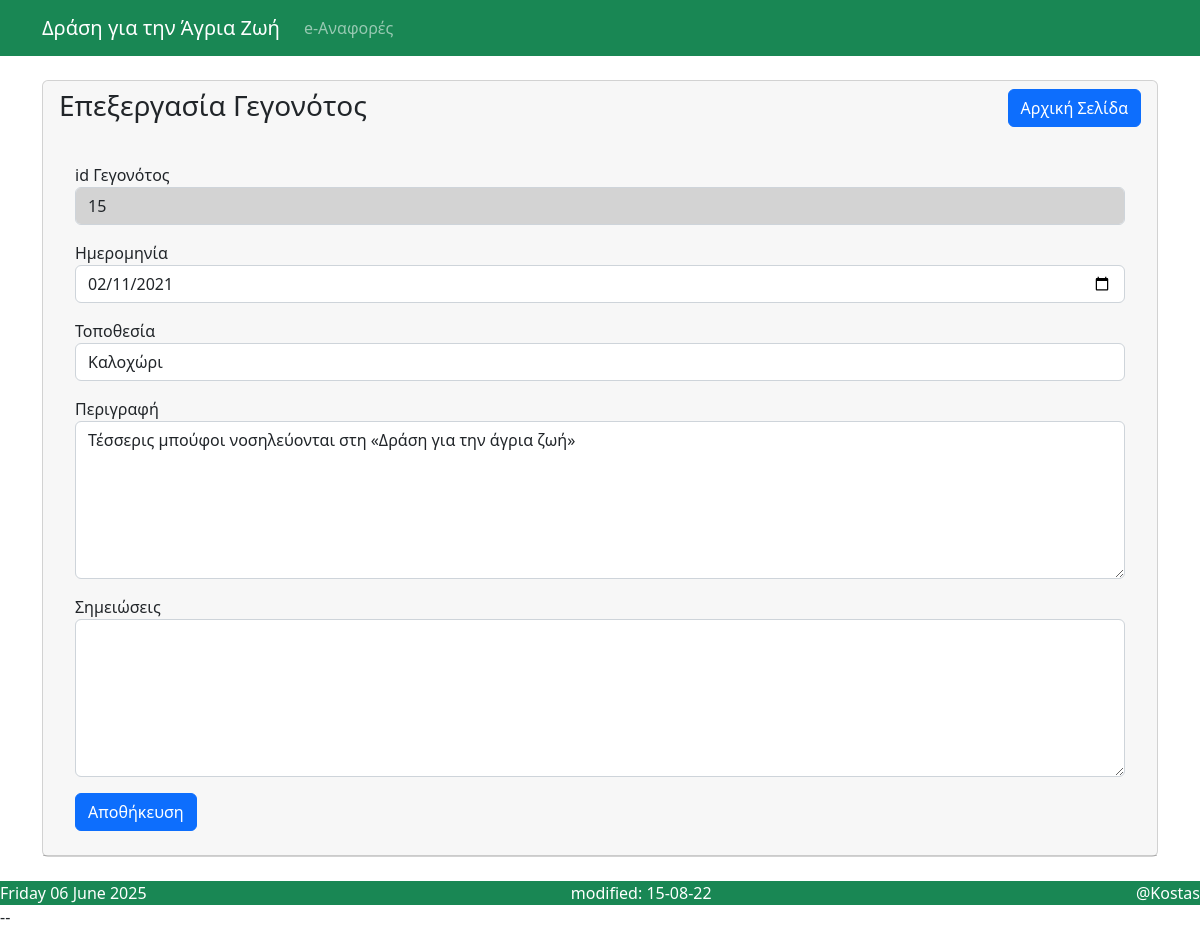
The app's page /event-edit.php?id=15 with its own data.
### tables this page shows
CREATE TABLE IF NOT EXISTS `events` (
  `id` int(11) NOT NULL AUTO_INCREMENT,
  `date` date NOT NULL,
  `place` varchar(255) NOT NULL,
  `perigrafi` text NOT NULL,
  `simeioseis` text DEFAULT NULL,
  PRIMARY KEY (`id`)
);

### event-edit.php (the view)
<?php
include('include/header.php');
include('config/db.php');
?>
<div class="container">
    <div class="row">
        <div class="col-md-12 mt-4">
            <div class="card">
                <div class="card-header">
                    <h3>Επεξεργασία Γεγονότος
                        <a href="index.php" class="btn btn-primary float-end">Αρχική Σελίδα</a>
                    </h3>
                    <div class="card-body">
                        <?php
                        if (isset($_GET['id'])) {
                            $id = $_GET['id'];
                            $query = 'SELECT * FROM events WHERE id = :ev_id LIMIT 1';
                            $stmt = $pdo->prepare($query);
                            $stmt->execute(['ev_id' => $id]);
                            $Event = $stmt->fetch();
                        }
                        ?>
                        <form action="code-event.php" method="post" class="needs-validation">
                            <div class="mt-3">
                                <label>id Γεγονότος</label>
                                <input type="text" name="id" value="<?= $Event->id ?>" class="form-control" style="background-color:lightgrey" readonly>
                            </div>
                            <div class="mt-3">
                                <label>Ημερομηνία</label>
                                <input type="date" name="date" value="<?= $Event->date ?>" class="form-control" required>
                            </div>
                            <div class="mt-3">
                                <label>Τοποθεσία</label>
                                <input type="text" name="place" class="form-control" value="<?= $Event->place ?>" required>
                            </div>
                            <div class="mt-3">
                                <label>Περιγραφή</label>
                                <textarea name="perigrafi" class="form-control" rows="6" required><?= $Event->perigrafi ?></textarea>
                            </div>
                            <div class="mt-3">
                                <label>Σημειώσεις</label>
                                <textarea name="simeioseis" class="form-control" rows="6"><?= $Event->simeioseis ?></textarea>
                            </div>
                            <div class="mt-3">
                                <button type="submit" name="update-event-btn" class="btn btn-primary">Αποθήκευση</button>
                            </div>
                        </form>
                    </div>
                </div>
            </div>
        </div>
    </div>
</div>
<?php include('include/footer.php'); ?>

### records on screen
events: id "15", date "02/11/2021", place "Καλοχώρι", perigrafi "Τέσσερις μπούφοι νοσηλεύονται στη «Δράση για την άγρια ζωή»"
